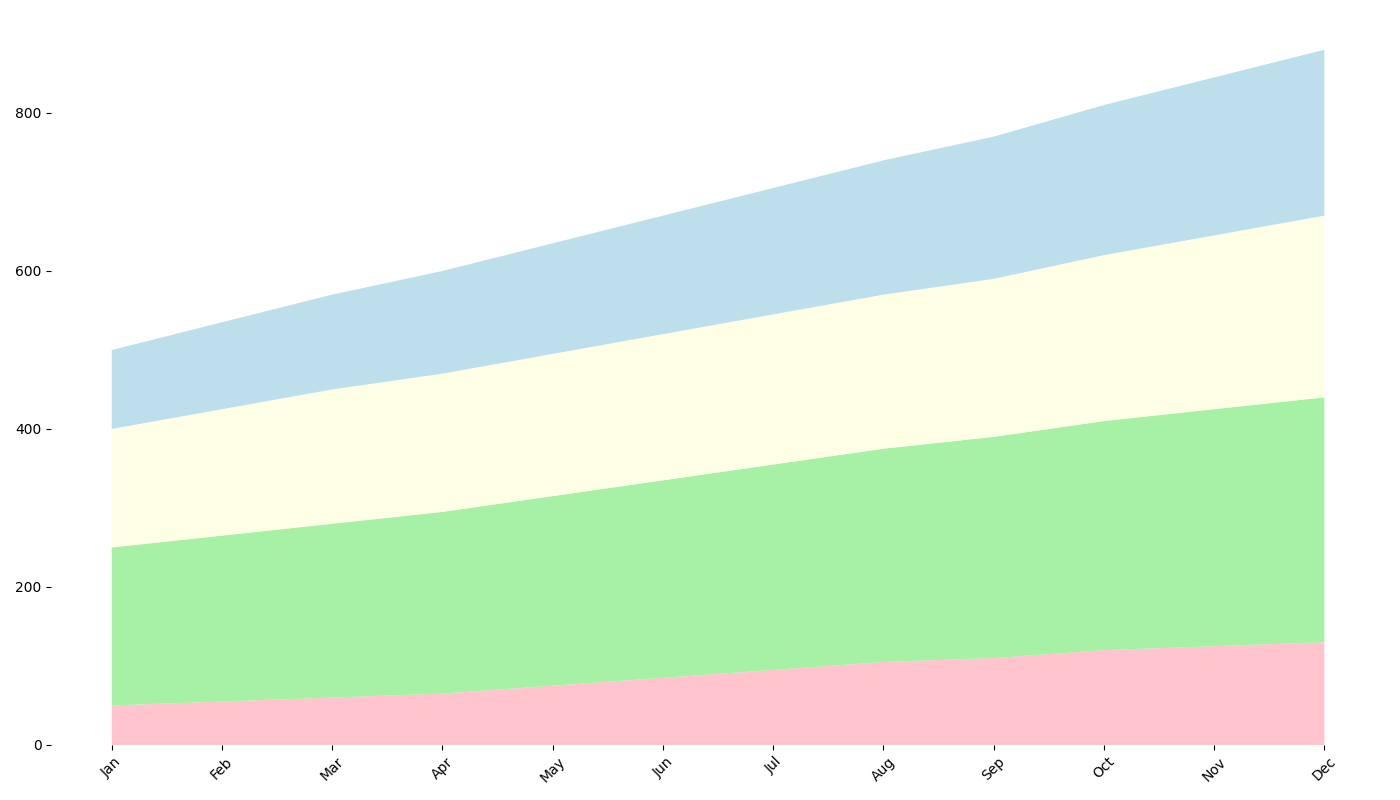

Write Python code to recreate this figure.
import matplotlib.pyplot as plt
import numpy as np

months = ['Jan', 'Feb', 'Mar', 'Apr', 'May', 'Jun', 'Jul', 'Aug', 'Sep', 'Oct', 'Nov', 'Dec']
smart_meters_traffic = [50, 55, 60, 65, 75, 85, 95, 105, 110, 120, 125, 130]
security_cameras_traffic = [200, 210, 220, 230, 240, 250, 260, 270, 280, 290, 300, 310]
connected_vehicles_traffic = [150, 160, 170, 175, 180, 185, 190, 195, 200, 210, 220, 230]
smart_home_traffic = [100, 110, 120, 130, 140, 150, 160, 170, 180, 190, 200, 210]

fig, ax = plt.subplots(figsize=(14, 8))

traffic_data = np.vstack([smart_meters_traffic, security_cameras_traffic, connected_vehicles_traffic, smart_home_traffic])
ax.stackplot(months, traffic_data, colors=['#FFB6C1', '#90EE90', '#FFFFE0', '#ADD8E6'], alpha=0.8)

plt.xticks(rotation=45)

fig.patch.set_visible(False)
ax.spines['top'].set_visible(False)
ax.spines['right'].set_visible(False)
ax.spines['left'].set_visible(False)
ax.spines['bottom'].set_visible(False)

plt.tight_layout()
plt.show()
